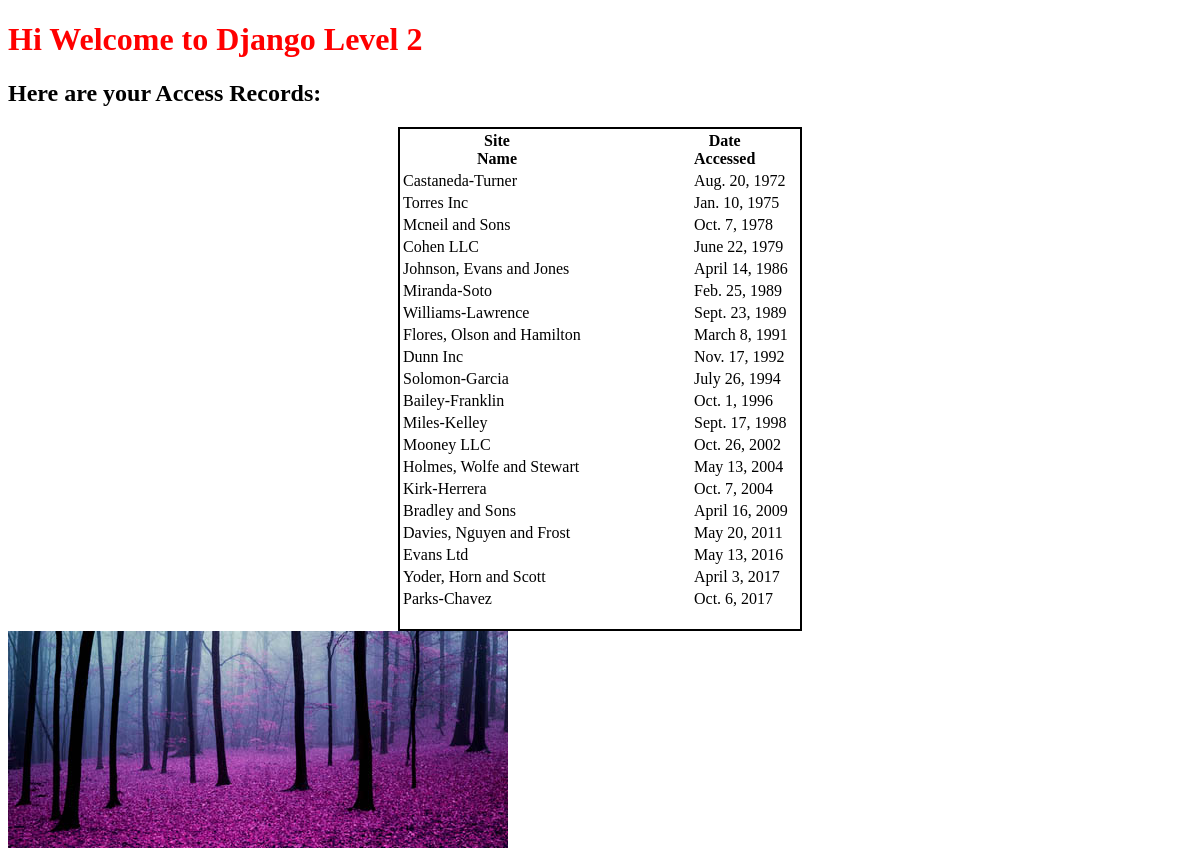
The page / on the database its author committed.
### first_app/models.py (models this page shows, shortened)
class AccessRecord(models.Model):
    name = models.ForeignKey(Webpage)
    date = models.DateField()

class Webpage(models.Model):
    topic = models.ForeignKey(Topic);
    name = models.CharField(max_length=264, unique=True);
    url = models.URLField(unique=True)
    def __str__(self):
        return self.name;

### first_app/views.py (the view)
# urls.py: url(r'^$', views.index, name='index'),
def index(request):
    webpages_list = AccessRecord.objects.order_by('date')
    date_dict = {'access_records':webpages_list}
    return render(request,'first_app/index.html',context=date_dict)

### templates/first_app/index.html (shortened to what this page needs)
<!DOCTYPE html>
{% load staticfiles %}
<html lang="en" dir="ltr">
  <head>
    <link rel="stylesheet" href="{% static "css/mystyle.css"%}"/>
  </head>
  <body>
    <h1>Hi Welcome to Django Level 2</h1>
    <h2>Here are your Access Records:</h2>
    <div class="django_two">
      {% if access_records %}
        <table>
          <thead>
            <th>Site Name</th>
            <th>Date Accessed</th>
          </thead>
        {% for acc in access_records %}
        <tr>
          <td>{{ acc.name }}</td>
          <td id="col1">{{ acc.date }}</td>
        </tr>
        {% endfor %}
      </table>
      {% else %}
        <p>No Access Records Found!</p>
      {% endif %}
    </div>
    <img src="{% static "images/trees.jpg" %}">
  </body>
</html>

### static/css/mystyle.css (style rules this page uses)
h1 { color:red; }
.django_two { border: 2px solid black; margin: auto; height: 500px; width: 400px; }
th { padding-right: 100px; padding-left: 75px; }
#col1 { padding-left: 75px; }

### rows shown on the page
AccessRecord: name "Castaneda-Turner", date "Aug. 20, 1972"
AccessRecord: name "Torres Inc", date "Jan. 10, 1975"
AccessRecord: name "Mcneil and Sons", date "Oct. 7, 1978"
AccessRecord: name "Cohen LLC", date "June 22, 1979"
AccessRecord: name "Johnson, Evans and Jones", date "April 14, 1986"
AccessRecord: name "Miranda-Soto", date "Feb. 25, 1989"
AccessRecord: name "Williams-Lawrence", date "Sept. 23, 1989"
AccessRecord: name "Flores, Olson and Hamilton", date "March 8, 1991"
AccessRecord: name "Dunn Inc", date "Nov. 17, 1992"
AccessRecord: name "Solomon-Garcia", date "July 26, 1994"
AccessRecord: name "Bailey-Franklin", date "Oct. 1, 1996"
AccessRecord: name "Miles-Kelley", date "Sept. 17, 1998"
AccessRecord: name "Mooney LLC", date "Oct. 26, 2002"
AccessRecord: name "Holmes, Wolfe and Stewart", date "May 13, 2004"
AccessRecord: name "Kirk-Herrera", date "Oct. 7, 2004"
AccessRecord: name "Bradley and Sons", date "April 16, 2009"
AccessRecord: name "Davies, Nguyen and Frost", date "May 20, 2011"
AccessRecord: name "Evans Ltd", date "May 13, 2016"
AccessRecord: name "Yoder, Horn and Scott", date "April 3, 2017"
AccessRecord: name "Parks-Chavez", date "Oct. 6, 2017"
